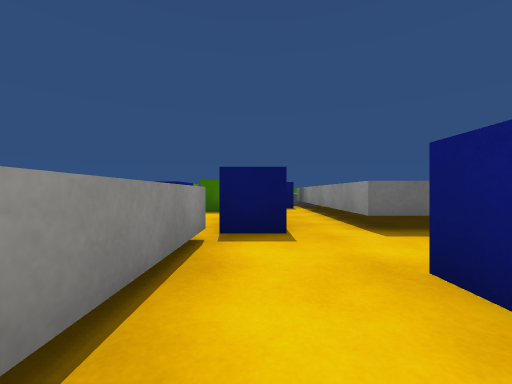
view 1 (above)

16 first-person views from a walk through a scene from a Unity 3-D project. The camera is 0.56 m above the floor, looks level and sees 90° across. The floor is counted in squares, 1 m on a side. Each view is taken from the middle of a square. On the plan, view 1 faces up. The plan holds only what a view shows up to about 9 squares ahead; the rest is blank. The place goes on beyond the plan. The player is left out. Surface patterns are stand-ins for the level's own textures.

view 2
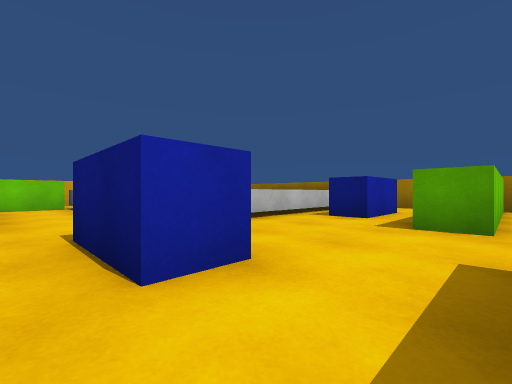

view 3
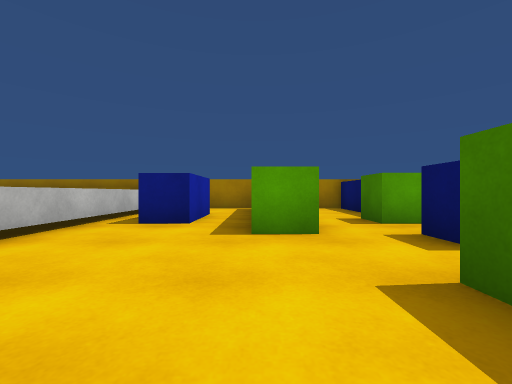

view 4
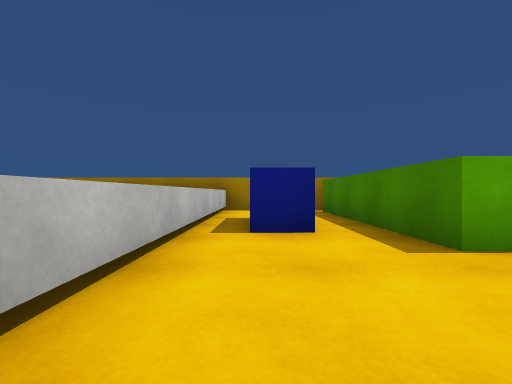

view 5
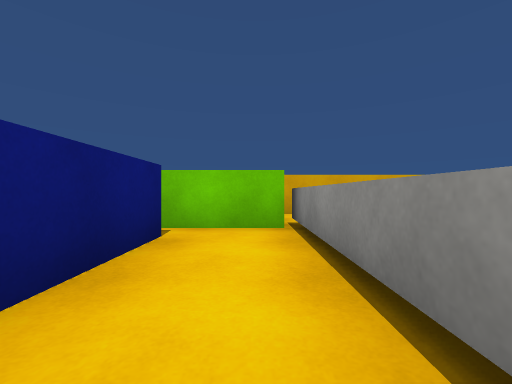

view 6
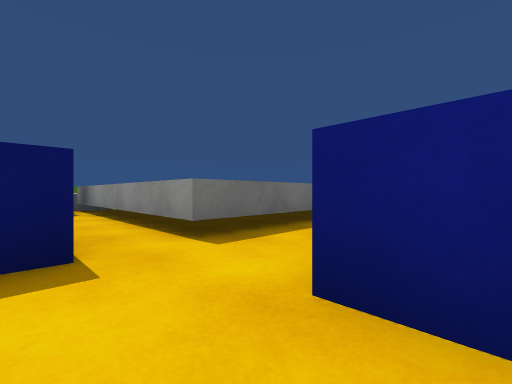

view 7
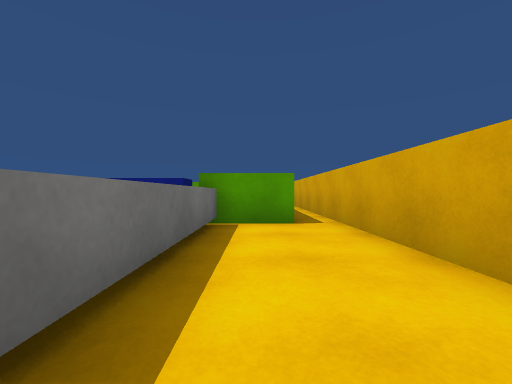

view 8
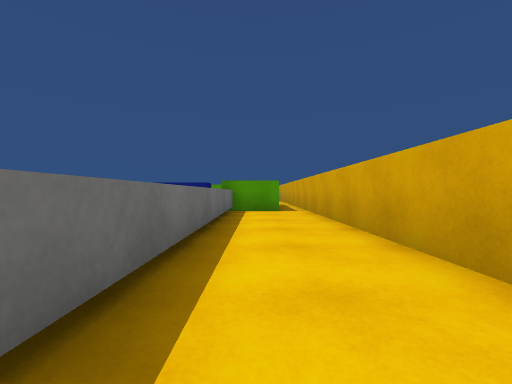

view 9
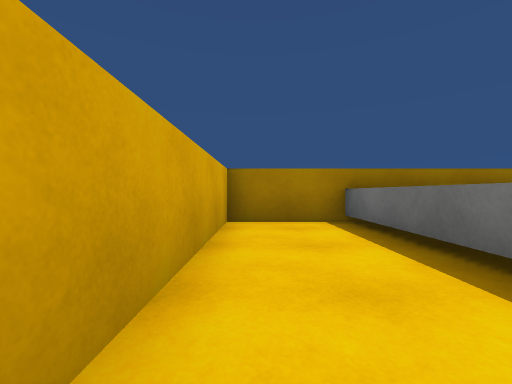

view 10
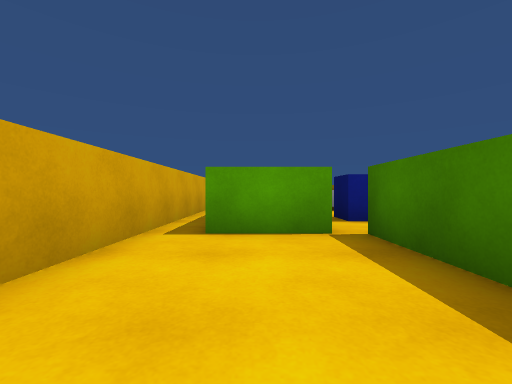

view 11
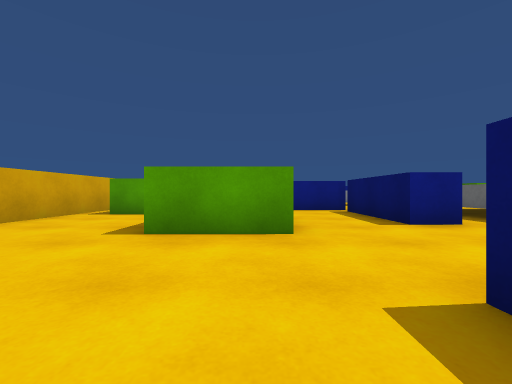

view 12
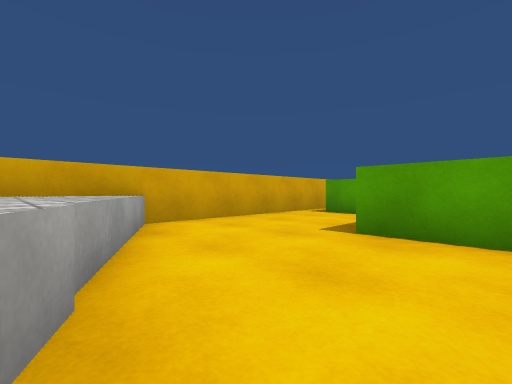

view 13
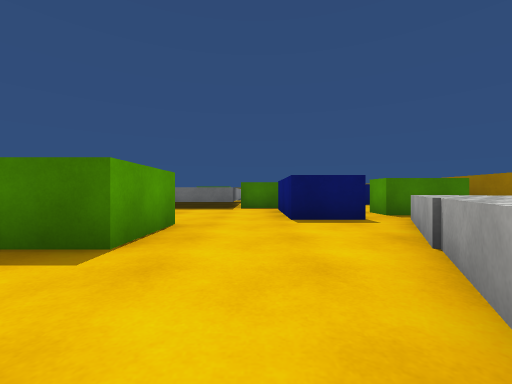

view 14
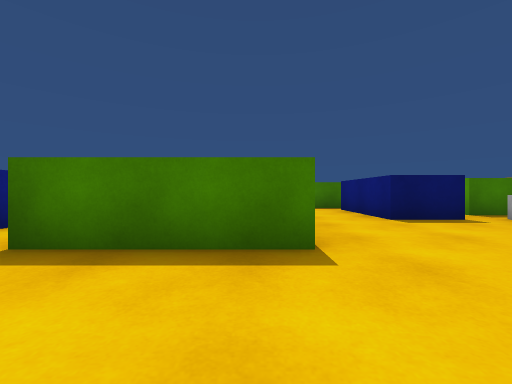

view 15
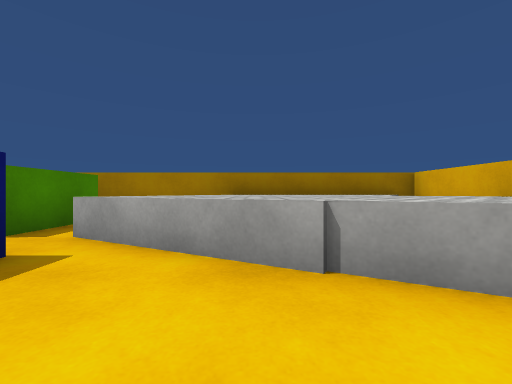

view 16
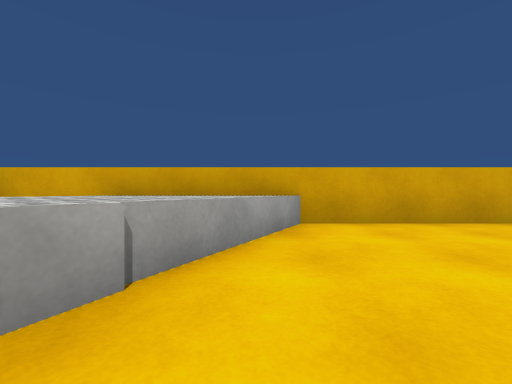

### Floor plan
Key: @ floor where view 1 was taken; # wall or solid block; . floor; ^ raised ledge; B blue block; G green block.
Columns run from 9 left of view 1 to 13 right of it. Each row starts with its distance up from view 1.
 10            ^
  9 #### #B   #^
  8      #B.GG.^
  7 #   ##.....^
  6 ######.....^
  5 #..BB....B.^
  4 #.  B....B.^^^^^^##
  3 #^^^^^^^^B........#
  2 #       ^..####...# G
  1 #       ^.##......# GGG
  0 #       ^@##......##^^
 -1 #       ^.##   #....^^^
 -2 #       ^.##.###...^^^^
 -3 #^^^^^^^^####......^^^^
 -4 #........#  #.....^^^^^
 -5 #.................^^^^
 -6 #######################

Positions as (right, up) in squares from view 1, and headings:
1: (0, 0), facing up
2: (1, 7), facing down-left
3: (0, 6), facing left
4: (-1, 4), facing left
5: (0, 1), facing down
6: (0, 1), facing up-right
7: (-5, -4), facing right
8: (-8, -4), facing right
9: (-4, -5), facing left
10: (7, -4), facing left
11: (10, -1), facing left
12: (10, -1), facing down-left
13: (8, -5), facing up
14: (6, -5), facing up
15: (8, -2), facing right
16: (9, -1), facing down
